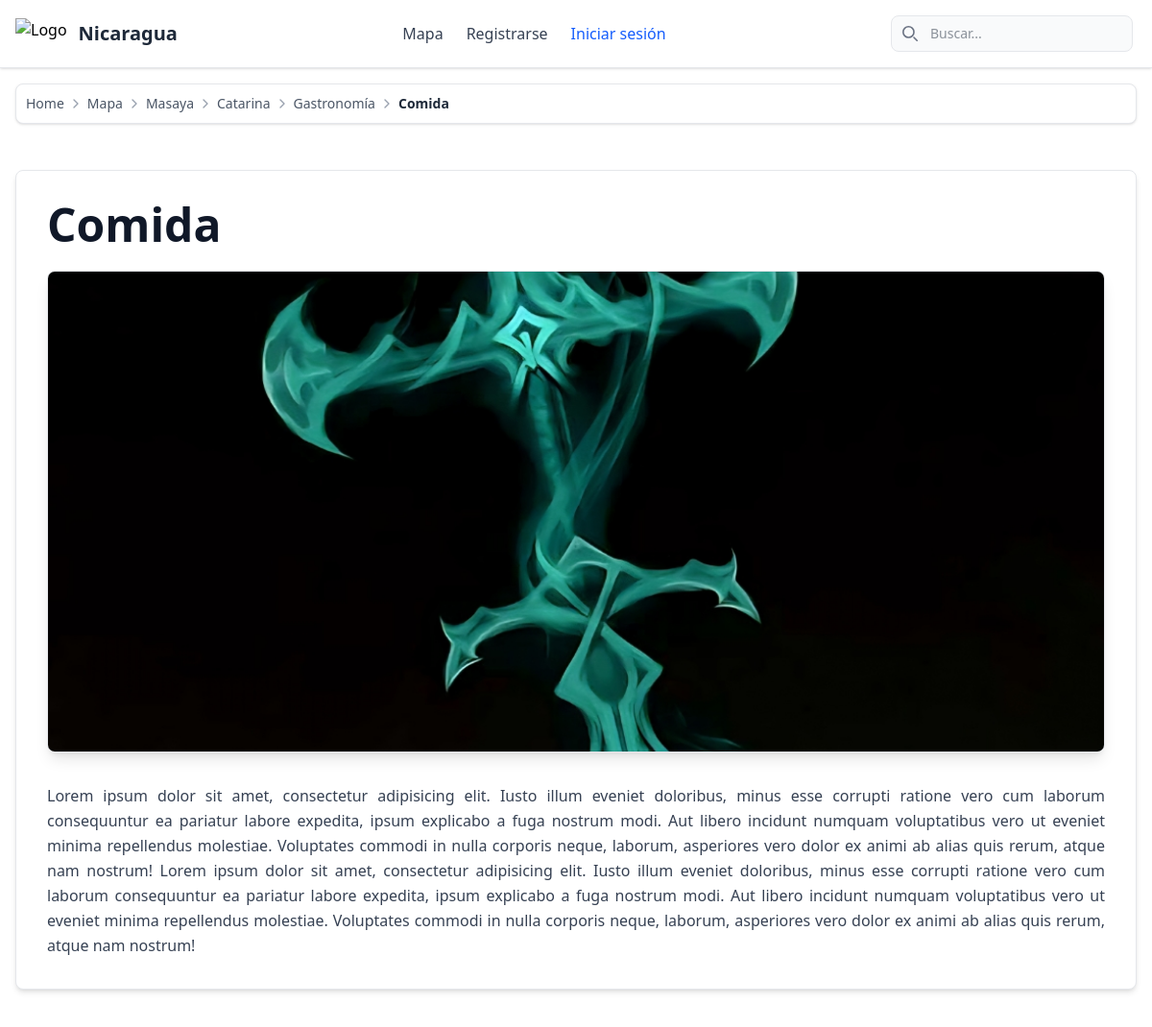
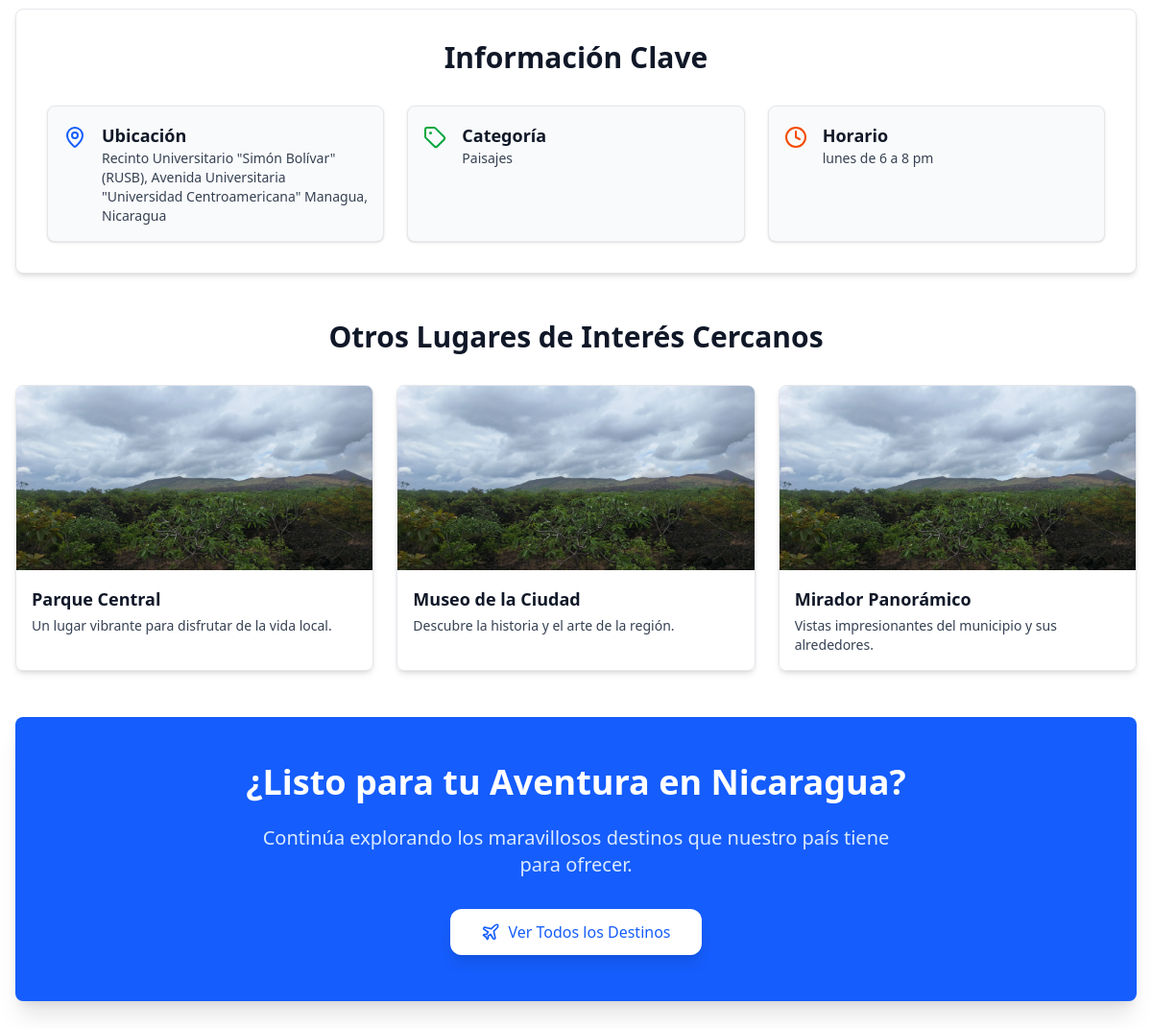
Page /home/maps/catarina/Gastronomia/Comida/ on the committed database (2 pictures, top to bottom).
### page/models.py (models this page shows, shortened)
class Department(models.Model):
    name = models.CharField("Nombre", max_length=100, unique=True)
    description = models.TextField("Descripción", blank=True, null=True)
    slug = models.SlugField(max_length=120, unique=True, blank=True, help_text="Versión del nombre para URLs amigables.")
    def get_absolute_url(self):
        return reverse('maps-department', kwargs={'department_slug': self.slug})
    class Meta:
        verbose_name = "Departamento"
        verbose_name_plural = "Departamentos"
        ordering = ['name']

class Municipality(models.Model):
    name = models.CharField("Nombre", max_length=100)
    description = models.TextField("Descripción", blank=True, null=True)
    department = models.ForeignKey(Department, on_delete=models.CASCADE, related_name='municipalities', verbose_name="Departamento")
    slug = models.SlugField(max_length=120, unique=True, blank=True, help_text="Versión del nombre para URLs amigables. Se genera automáticamente.")
    def get_absolute_url(self):
        return reverse('municipality-detail', kwargs={'municipality_slug': self.slug})
    class Meta:
        verbose_name = "Municipio"
        verbose_name_plural = "Municipios"
        unique_together = ('name', 'department')
        ordering = ['department__name', 'name']

class Category(models.Model):
    name = models.CharField("Nombre", max_length=100, unique=True)
    slug = models.SlugField(max_length=120, unique=True, blank=True, help_text="Versión del nombre para URLs amigables.")
    description = models.TextField("Descripción", blank=True, null=True)
    class Meta:
        verbose_name = "Categoría"
        verbose_name_plural = "Categorías"
        ordering = ['name']

class ContentItem(models.Model):
    page = models.ForeignKey(CategoryPage, on_delete=models.CASCADE, related_name='items', verbose_name="Página de Categoría")
    title = models.CharField("Título", max_length=200)
    slug = models.SlugField(max_length=220, unique=True, blank=True, help_text="Se genera automáticamente para la URL.")
    summary = models.TextField("Resumen", help_text="Texto corto para mostrar en las listas.")
    image = models.ImageField("Imagen Principal", upload_to='static/img/', blank=True, null=True)
    body = models.TextField("Cuerpo del Contenido", help_text="El contenido detallado para la página del ítem.")
    published = models.BooleanField("Publicado", default=True)
    created_at = models.DateTimeField("Fecha de creación", auto_now_add=True)
    updated_at = models.DateTimeField("Última actualización", auto_now=True)
    location = models.CharField("Ubicación", max_length=255, blank=True, null=True)
    category = models.ForeignKey(CategoryItem, on_delete=models.CASCADE, related_name='content_items', verbose_name="Categoría del Ítem")
    schedule = models.CharField("Horario", max_length=100, blank=True, null=True)
    def get_absolute_url(self):
        return reverse('content-item-detail', kwargs={
            'municipality_slug': self.page.municipality.slug,
            'category_slug': self.page.category.slug,
            'item_slug': self.slug
        })
    class Meta:
        verbose_name = "Ítem de Contenido"
        verbose_name_plural = "Ítems de Contenido"
        ordering = ['-created_at']

class CategoryItem(models.Model):
    name = models.CharField("Nombre", max_length=100, unique=True)
    slug = models.SlugField(max_length=120, unique=True, blank=True, help_text="Versión del nombre para URLs amigables.")
    description = models.TextField("Descripción", blank=True, null=True)
    class Meta:
        verbose_name = "Categoría del Ítem"
        verbose_name_plural = "Categorías de Ítems"
        ordering = ['name']

### page/views.py (the view)
# urls.py: path('home/maps/<slug:municipality_slug>/<slug:category_slug>/<slug:item_slug>/', content_item_detail, name='content-item-detail'),
def content_item_detail(request, municipality_slug, category_slug, item_slug):
    item = get_object_or_404(
        ContentItem,
        slug=item_slug,
        page__municipality__slug=municipality_slug,
        page__category__slug=category_slug,
        published=True
    )
    context = {
        'item': item,
        'municipality': item.page.municipality,
        'category': item.schedule,
    }
    return render(request, 'page/content_item_detail.html', context)

### page/models.py (called while the page is built)
    def get_absolute_url(self):
        return reverse('category-page', kwargs={
            'municipality_slug': self.municipality.slug,
            'category_slug': self.category.slug
        })

### page/templates/page/content_item_detail.html (shortened to what this page needs)
{% extends 'rally_nicaragua/base.html' %}
{% load breadcrumbs %}
{% load static %}
{% block content %}
{% render_breadcrumb %}
<div class="min-h-screen bg-white text-gray-800">
  <div class="container mx-auto px-4 py-8 max-w-7xl">
    <article class="bg-white p-8 rounded-lg shadow-md border border-gray-200 mb-12">
      <h1 class="text-4xl md:text-5xl font-extrabold text-gray-900 mb-4 text-center md:text-left">
        {{ item.title }}
      </h1>
      {% if item.image %}
      <div class="my-6 rounded-lg overflow-hidden shadow-lg border border-gray-200">
        <img src="{{ item.image.url }}" alt="Imagen de {{ item.title }}"
          class="w-full h-auto max-h-[500px] object-cover">
      </div>
      {% endif %}
      <div class="text-justify prose prose-lg max-w-none mt-8 text-gray-700 leading-relaxed">
        {{ item.body|safe }}
      </div>
    </article>
    <section class="mb-12 bg-white p-8 rounded-lg shadow-md border border-gray-200">
      <h3 class="text-3xl font-bold text-gray-900 text-center mb-8">Información Clave</h3>
      <div class="grid grid-cols-1 md:grid-cols-2 lg:grid-cols-3 gap-6">
        <div class="flex items-start gap-4 p-4 rounded-lg bg-gray-50 border border-gray-200 shadow-sm">
          <i data-lucide="map-pin" class="w-6 h-6 text-blue-600 flex-shrink-0 mt-1"></i>
          <div>
            <h4 class="text-lg font-semibold text-gray-900">Ubicación</h4>
            <p class="text-gray-700 text-sm">
              {{ item.location }}
            </p>
          </div>
        </div>
        <div class="flex items-start gap-4 p-4 rounded-lg bg-gray-50 border border-gray-200 shadow-sm">
          <i data-lucide="tag" class="w-6 h-6 text-green-600 flex-shrink-0 mt-1"></i>
          <div>
            <h4 class="text-lg font-semibold text-gray-900">Categoría</h4>
            <p class="text-gray-700 text-sm">
              {{ item.category.name }}
            </p>
          </div>
        </div>
        <div class="flex items-start gap-4 p-4 rounded-lg bg-gray-50 border border-gray-200 shadow-sm">
          <i data-lucide="clock" class="w-6 h-6 text-orange-600 flex-shrink-0 mt-1"></i>
          <div>
            <h4 class="text-lg font-semibold text-gray-900">Horario</h4>
            <p class="text-gray-700 text-sm">
              {{ item.schedule }}
            </p>
          </div>
        </div>
      </div>
    </section>
    <section class="mb-12">
      <h3 class="text-3xl font-bold text-gray-900 text-center mb-8">Otros Lugares de Interés Cercanos</h3>
      <div class="grid grid-cols-1 sm:grid-cols-2 lg:grid-cols-3 gap-6">
        <div class="relative group rounded-lg overflow-hidden shadow-md border border-gray-200 transform hover:scale-[1.02] transition-transform duration-300">
          <img src="{% static 'img/masaya.webp' %}" alt="Parque Central" class="w-full h-48 object-cover transition-transform duration-300 group-hover:scale-105" />
          <div class="p-4 bg-white">
            <h4 class="text-lg font-semibold text-gray-900 mb-1">Parque Central</h4>
            <p class="text-gray-700 text-sm">Un lugar vibrante para disfrutar de la vida local.</p>
          </div>
        </div>
        <div class="relative group rounded-lg overflow-hidden shadow-md border border-gray-200 transform hover:scale-[1.02] transition-transform duration-300">
          <img src="{% static 'img/masaya.webp' %}" alt="Museo Local" class="w-full h-48 object-cover transition-transform duration-300 group-hover:scale-105" />
          <div class="p-4 bg-white">
            <h4 class="text-lg font-semibold text-gray-900 mb-1">Museo de la Ciudad</h4>
            <p class="text-gray-700 text-sm">Descubre la historia y el arte de la región.</p>
          </div>
        </div>
        <div class="relative group rounded-lg overflow-hidden shadow-md border border-gray-200 transform hover:scale-[1.02] transition-transform duration-300">
          <img src="{% static 'img/masaya.webp' %}" alt="Mirador Panorámico" class="w-full h-48 object-cover transition-transform duration-300 group-hover:scale-105" />
          <div class="p-4 bg-white">
            <h4 class="text-lg font-semibold text-gray-900 mb-1">Mirador Panorámico</h4>
            <p class="text-gray-700 text-sm">Vistas impresionantes del municipio y sus alrededores.</p>
          </div>
        </div>
      </div>
    </section>
    <section class="text-center bg-blue-600 p-12 rounded-lg shadow-xl mb-12">
      <h3 class="text-3xl lg:text-4xl font-bold text-white mb-6">¿Listo para tu Aventura en Nicaragua?</h3>
      <p class="text-xl text-blue-100 max-w-2xl mx-auto mb-8">
        Continúa explorando los maravillosos destinos que nuestro país tiene para ofrecer.
      </p>
      <a href="{% url 'home-maps' %}"
        class="inline-flex items-center bg-white text-blue-600 hover:bg-gray-100 px-8 py-3 rounded-xl shadow-lg hover:shadow-xl transition-all duration-300 transform hover:scale-105">
        <i data-lucide="plane" class="w-5 h-5 mr-2"></i>
        <span>Ver Todos los Destinos</span>
      </a>
    </section>
  </div>
</div>
{% endblock %}

### templates/rally_nicaragua/base.html (shortened to what this page needs)
{% load static %}
<!DOCTYPE html>
<html lang="es">
<head>
  <script src="https://cdn.jsdelivr.net/npm/@tailwindcss/browser@4"></script>
  <link rel="stylesheet" href="{% static 'css/click-circle.css' %}">
</head>
<body class="bg-white">
  {% include 'components/navbar.html' %}
  {% block content %} {% endblock %}
</body>
</html>

### templates/components/navbar.html (shortened to what this page needs)
<nav class="bg-white shadow-sm border-b border-gray-200">
  <div class="max-w-screen-xl flex flex-wrap items-center justify-between mx-auto p-4">
    <a href="{% if user.is_authenticated %}/home{% else %}/{% endif %}"
      class="flex items-center space-x-3 rtl:space-x-reverse transition-all duration-200 hover:scale-[1.02]">
      <img src="https://flowbite.com/docs/images/logo.svg" class="h-8" alt="Logo" />
      <span class="self-center text-xl font-semibold whitespace-nowrap text-gray-800">Nicaragua</span>
    </a>
    <div class="flex md:order-2 space-x-1">
      <form action="{% url 'page-search' %}">
        <div class="relative hidden md:block">
          <div class="absolute inset-y-0 left-0 flex items-center pl-3 pointer-events-none">
          </div>
          <input type="text" name="search" id="search-navbar"
            class="block w-full p-2 pl-10 text-sm text-gray-800 border border-gray-200 rounded-lg bg-gray-50 focus:ring-blue-400 focus:border-blue-400 transition-all duration-200"
            placeholder="Buscar...">
        </div>
      </form>
    </div>
    <div class="hidden w-full md:flex md:w-auto md:order-1" id="navbar-menu">
      <ul
        class="gap-6 flex flex-col font-medium border border-gray-200 rounded-lg bg-white md:flex-row md:border-0 md:bg-white">
        <li>
          <a href="{% url 'home-maps' %}"
            class="block py-2 px-3 text-gray-700 rounded-sm hover:bg-gray-100 md:hover:text-blue-600 md:p-0 transition-colors duration-200">
            Mapa
          </a>
        </li>
        {% if user.is_authenticated %}
        <li>
          <a href="{% url 'users-profile' %}"
            class="block py-2 px-3 text-gray-700 rounded-sm hover:bg-gray-100 md:hover:text-blue-600 md:p-0 transition-colors duration-200">
            Perfil
          </a>
        </li>
        <li>
          <a href="{% url 'users-logout' %}"
            class="block py-2 px-3 text-gray-700 rounded-sm hover:bg-gray-100 md:hover:text-blue-600 md:p-0 transition-colors duration-200">
            Cerrar sesión
          </a>
        </li>
        {% else %}
        <li>
          <a href="{% url 'users-register' %}"
            class="block py-2 px-3 text-gray-700 rounded-sm hover:bg-gray-100 md:hover:text-blue-600 md:p-0 transition-colors duration-200">
            Registrarse
          </a>
        </li>
        <li>
          <a href="{% url 'users-login' %}"
            class="block py-2 px-3 text-white bg-blue-600 rounded-sm md:bg-transparent md:text-blue-600 md:p-0 transition-colors duration-200">
            Iniciar sesión
          </a>
        </li>
        {% endif %}
      </ul>
    </div>
  </div>
</nav>

### templates/components/breadcrumb.html
<div class="flex justify-center items-center p-4 w-full z-20">
  <div
    class="flex items-center w-full max-w-7xl bg-white border border-gray-200 shadow-sm p-2.5  rounded-lg flex-wrap gap-x-1.5">
    <nav class="flex" aria-label="Breadcrumb">
      <ol class="inline-flex items-center flex-wrap">
        {% for item in breadcrumb %}
        <li class="inline-flex items-center justify-center">
          {% if item.url %}
          <a href="{{ item.url }}"
            class="inline-flex items-center text-sm font-medium text-gray-600 hover:text-blue-600 transition-colors duration-200">
            {{ item.name }}
          </a>
          {% if not forloop.last %}
          <i data-lucide="chevron-right" class="w-4 h-4 text-gray-400 mx-1"></i>
          {% endif %}
          {% else %}
          <span class="text-sm font-semibold text-gray-800">
            {{ item.name }}
          </span>
          {% endif %}
        </li>
        {% endfor %}
      </ol>
    </nav>
  </div>
</div>

### rows in the picture
Department: name "Masaya"
Municipality: name "Catarina"
Category: name "Gastronomía"
ContentItem: name "Comida", title "Comida", image (picture), body "Lorem ipsum dolor sit amet, consectetur adipisicing elit. Iusto illum eveniet doloribus, minus esse corrupti ratione vero cum laborum consequuntur ea pariatur labore expedita, ipsum explicabo a fuga nostrum modi. Aut libero incidunt numquam voluptatibus vero ut eveniet minima repellendus molestiae. Voluptates commodi in nulla corporis neque, laborum, asperiores vero dolor ex animi ab alias quis rerum, atque nam nostrum! Lorem ipsum dolor sit amet, consectetur adipisicing elit. Iusto illum eveniet doloribus, minus esse corrupti ratione vero cum laborum consequuntur ea pariatur labore expedita, ipsum explicabo a fuga nostrum modi. Aut libero incidunt numquam voluptatibus vero ut eveniet…", location "Recinto Universitario \"Simón Bolívar\" (RUSB), Avenida Universitaria \"Universidad Centroamericana\" Managua, Nicaragua", category.name "Paisajes", schedule "lunes de 6 a 8 pm"

### other values in the picture
{{ item.name }} "Home" "Mapa"
